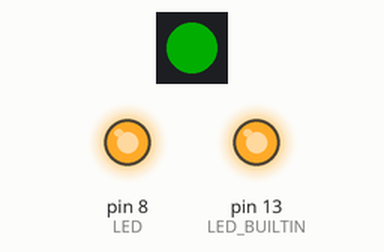
Recording of a sketch running on a simulated Arduino Uno, built with avr-gcc and run on an emulated ATmega328P. Parts: 1 RGB LEDs in strip order, left to right, output pins drawn as LEDs (lit = HIGH). Dim RGB values are drawn brighter than linear.

Above: at 0.5 s.
At 3.5 s:
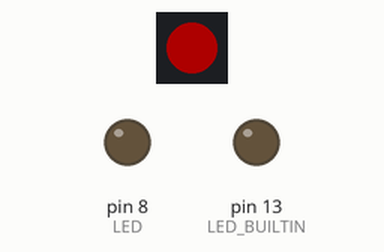
Timing chart, 0 to 4.6 s (numbered marks = the images above):
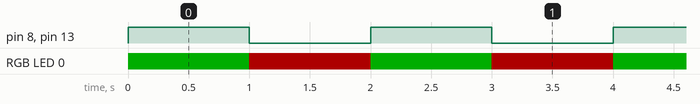

The sketch:

sketch_dec14b.ino
```cpp
#include <Adafruit_NeoPixel.h>
#define PIN 6
#define LED 8
#define NUMPIXELS 1
Adafruit_NeoPixel pixels(NUMPIXELS, PIN, NEO_GRB + NEO_KHZ800);
void setup() {
  pixels.begin();
  pixels.show();
  pixels.setBrightness(50);
  pinMode(LED_BUILTIN, OUTPUT);
  pinMode(8, OUTPUT);
}

void loop() {
  pixels.setPixelColor(0, pixels.Color(0,255,0));
  pixels.show();
  digitalWrite(LED_BUILTIN, HIGH);
  digitalWrite(LED,HIGH);
  delay(1000);
  pixels.clear();
  pixels.setPixelColor(0, pixels.Color(255,0,0));
  pixels.show();
  digitalWrite(LED, LOW);
  digitalWrite(LED_BUILTIN, LOW);
  delay(1000);
}
```

Measured:
- by itself, pin 8 (LED), pin 13 (LED_BUILTIN): alternates HIGH for 1.0 s and LOW for 1.0 s
- by itself, RGB LED 0: alternates RGB(50, 0, 0) for 1.0 s and RGB(0, 50, 0) for 1.0 s
